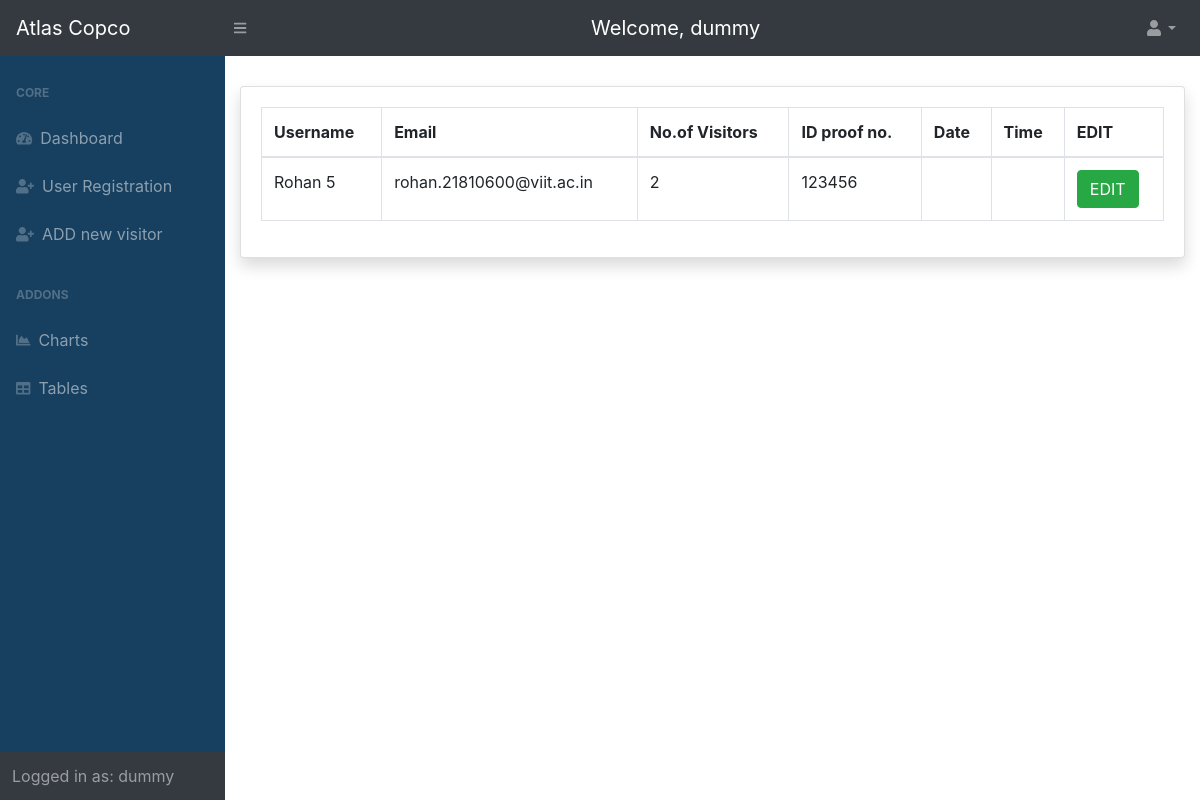
/notvisited/ (signed in), run on an earlier commit of the app's database.
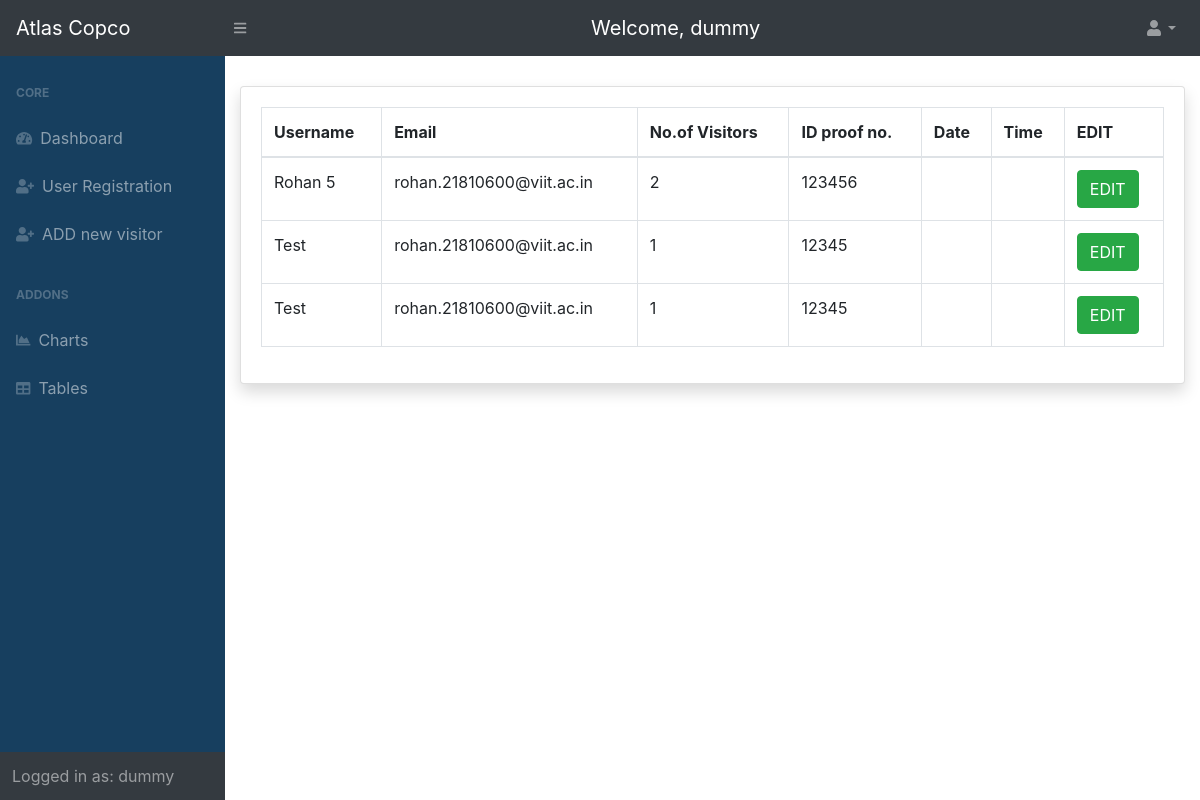
And on a later commit of the database.
### entry/models.py (models this page shows, shortened)
class Visitor(models.Model):
	name = models.CharField(verbose_name='Name', max_length=200, validators=[
		MinLengthValidator(2, 'Minimum 2 Characters are required')])  # name of the visitor
	purpose = models.CharField(verbose_name='Purpose', max_length=200, validators=[
		MinLengthValidator(4, 'Minimum 4 characters are required')])  # purpose of visit
	mobile = models.IntegerField(verbose_name='Mobile number')  # mobile no. of the visitor
	email = models.EmailField(verbose_name='Email', validators=[EmailValidator()])  # email address of the visitor
	no_of_people = models.IntegerField(verbose_name='No of people')  # no. of visitors
	photo_id_number = models.CharField(verbose_name='Photo Id Number', max_length=20, null=True, blank=True)
	photo_id = models.ImageField(verbose_name='Photo Id', upload_to='media/photo_id', null=True, blank=True)
	in_time = models.DateTimeField(verbose_name='Visit In time', null=True, blank=True)  # in time of the visitor, added automatically
	out_time = models.DateTimeField(verbose_name='Visit Out Time', null=True, blank=True)  # out time of the visitor added automatically
	token = models.CharField(verbose_name='Token', max_length=200, null=True, blank=True)  # token(autogenerated)
	qrcode = models.ImageField(verbose_name='QR Code', upload_to='media/qrcodes', null=True, blank=True)  # qr code generated from the token
	user = models.ForeignKey(Employee, verbose_name='Employee to visit', on_delete=models.PROTECT)  # link to the User table, to store which user allowed the entry
	photo = models.ImageField(verbose_name='Photo of the Visitor', upload_to='media/photo', null=True, blank=True)
	visit_token = models.CharField(max_length=200, verbose_name="Token assigned to the Visitor", null=True, blank=True)

### home/views.py (the view)
# urls.py: path('notvisited/', views.NotVisitedListView.as_view(), name='not-visited'),
class NotVisitedListView(LoginRequiredMixin, ListView):
	def get(self, request):
		visitor_list = Visitor.objects.filter(in_time__isnull=True)
		context = {'visitor_list': visitor_list}
		return render(request, 'home/not_visited.html', context)

### home/templates/home/not_visited.html (shortened to what this page needs)
{% extends 'home/base.html' %}
{% block content %}
<div id="layoutSidenav_content">
	<main style="margin-top: 30px;">
		<div class="container-fluid">
			<div class="card shadow mb-4">
				<div class="card-body">
					<div class="table-responsive">
						<table class="table table-bordered" id="dataTable" width="100%" cellspacing="0">
							<thead>
								<tr>
									<th> Username </th>
									<th> Email </th>
									<th> No.of Visitors </th>
									<th> ID proof no. </th>
									<th> Date </th>
									<th> Time </th>
									<th> EDIT </th>
								</tr>
							</thead>
							<tbody>
								{% for visitor in visitor_list %}
									<tr>
										<td>{{ visitor.name }}</td>
										<td>{{ visitor.email }}</td>
										<td>{{ visitor.no_of_people }}</td>
										<td>{{ visitor.photo_id_number }}</td>
										<td>{{ visitor.in_time.date }}</td>
										<td>{{ visitor.in_time.time }}</td>
										<td>
												<button type="submit" name="edit_btn" onclick="window.location.href='{% url 'entry:visitor-update' visitor.id %}'" class="btn btn-success"> EDIT</button>
										</td>
									</tr>
								{% endfor %}
							</tbody>
						</table>
					</div>
				</div>
			</div>
		</div>
	</main>
</div>
{% endblock content %}

What changed in the data, as far as the page shows it:
added Visitor: name "Test", email "rohan.21810600@viit.ac.in", no_of_people "1", photo_id_number "12345"
added Visitor: name "Test", email "rohan.21810600@viit.ac.in", no_of_people "1", photo_id_number "12345"
